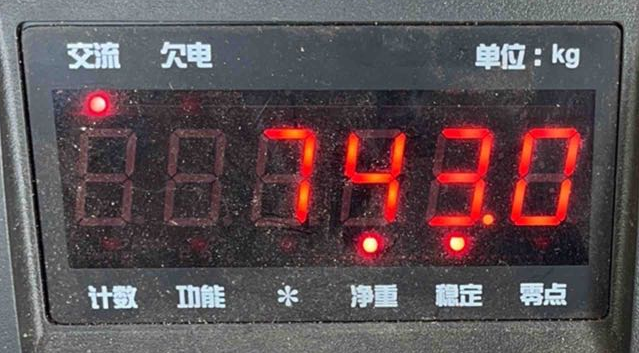
#> input picture ocr/1-1.png, 639 x 353 px
$ python otsu.py
#> lines starting #> are read from the running program, lines starting #| are printed output that depends on the picture; after the words box and inside, x2 and y2 are one past the last pixel; in counts of white or black regions, pixels touching at a corner belong together

import cv2 as cv
from matplotlib import pyplot as plt


def otsu():
    img = cv.imread('ocr/1-1.png')
#> img is the input picture: shape (353, 639, 3); mean B, G, R 82.2, 78.8, 92.6
    img_gray = cv.cvtColor(img, cv.COLOR_BGR2GRAY)
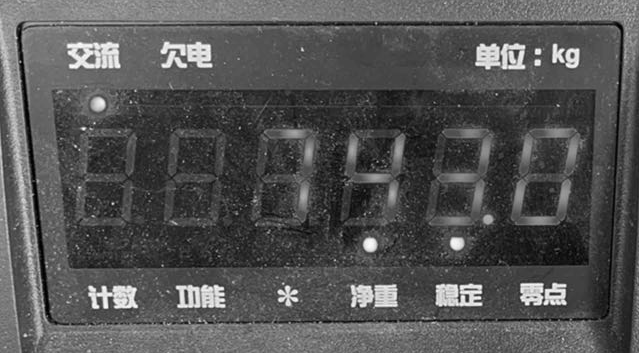
#> img_gray: shape (353, 639); min 0, max 253, mean 83.3
    # global thresholding
    ret1, th1 = cv.threshold(img_gray, 127, 255, cv.THRESH_BINARY)
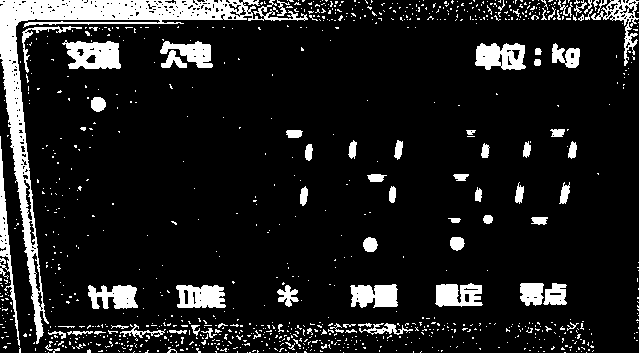
#> th1: shape (353, 639); 11.8% white; 973 white regions (895 under 20 px), largest, box (x1, y1, x2, y2) and area: (0, 0, 308, 344) 9056, (62, 40, 121, 69) 1223, (475, 43, 526, 70) 1026
    # Otsu's thresholding
    ret2, th2 = cv.threshold(img_gray, 0, 255, cv.THRESH_BINARY + cv.THRESH_OTSU)
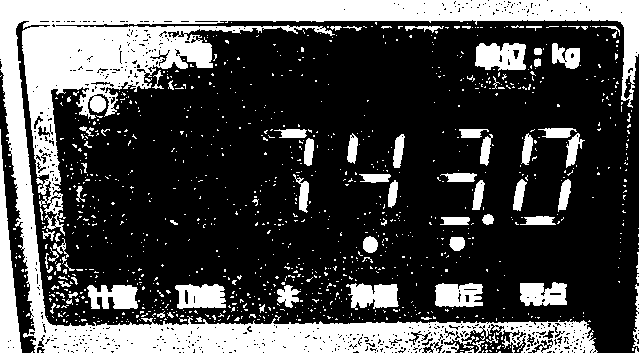
#> th2: shape (353, 639); 29.5% white; 1090 white regions (1009 under 20 px), largest, box (x1, y1, x2, y2) and area: (0, 0, 639, 353) 47068, (0, 129, 22, 353) 2271, (475, 43, 526, 71) 1130
#> ret2 = 97
    # Otsu's thresholding after Gaussian filtering
    # （5,5）为高斯核的大小，0 为标准差
    blur = cv.GaussianBlur(img_gray, (5, 5), 0)
    # 阈值一定要设为 0！
    ret3, th3 = cv.threshold(blur, 0, 255, cv.THRESH_BINARY + cv.THRESH_OTSU)
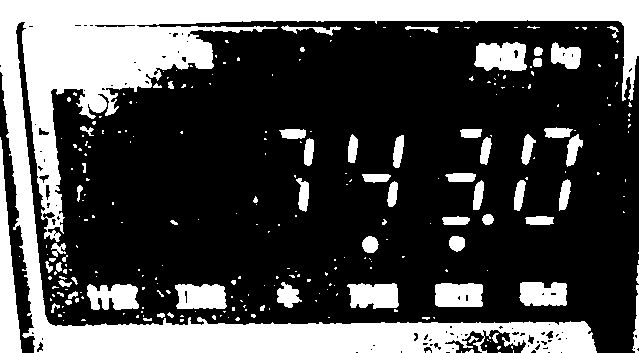
#> th3: shape (353, 639); 29.9% white; 268 white regions (204 under 20 px), largest, box (x1, y1, x2, y2) and area: (0, 0, 639, 353) 49841, (0, 137, 22, 353) 2353, (474, 42, 527, 71) 1245
#> ret3 = 96
    # plot all the images and their histograms
    images = [img_gray, 0, th1,
              img_gray, 0, th2,
              blur, 0, th3]
    titles = ['Original Noisy Image', 'Histogram', 'Global Thresholding (v=127)',
              'Original Noisy Image', 'Histogram', "Otsu's Thresholding",
              'Gaussian filtered Image', 'Histogram', "Otsu's Thresholding"]
    # 这里使用了 pyplot 中画直方图的方法，plt.hist, 要注意的是它的参数是一维数组
    # 所以这里使用了（numpy）ravel 方法，将多维数组转换成一维，也可以使用 flatten 方法
    # ndarray.flat 1-D iterator over an array.
    # ndarray.flatten 1-D array copy of the elements of an array in row-major order.
    for i in range(3):
        plt.subplot(3, 3, i * 3 + 1), plt.imshow(images[i * 3], 'gray')
        plt.title(titles[i * 3]), plt.xticks([]), plt.yticks([])
        plt.subplot(3, 3, i * 3 + 2), plt.hist(images[i * 3].ravel(), 256)
        plt.title(titles[i * 3 + 1]), plt.xticks([]), plt.yticks([])
        plt.subplot(3, 3, i * 3 + 3), plt.imshow(images[i * 3 + 2], 'gray')
        plt.title(titles[i * 3 + 2]), plt.xticks([]), plt.yticks([])
    plt.show()
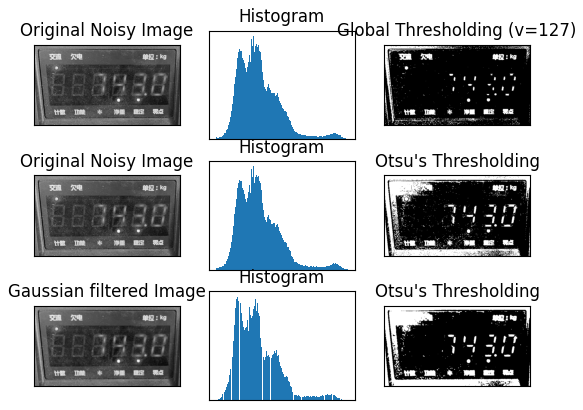
#> figure drawn by matplotlib, 9 panels

otsu()

$ run again, with ocr/1-10.png copied over ocr/1-1.png
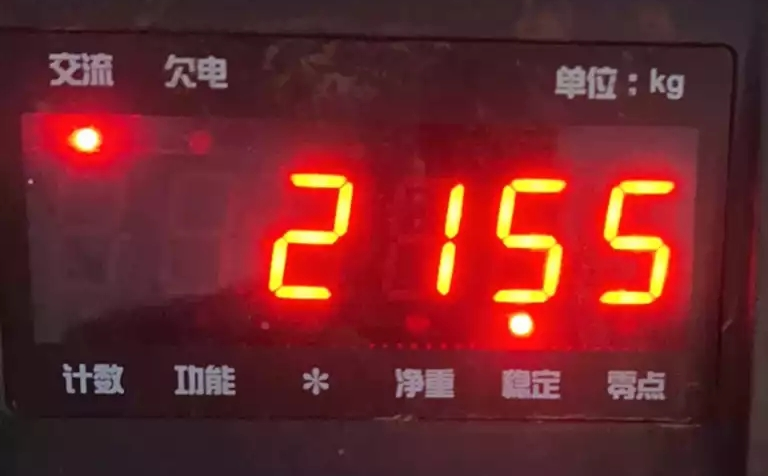
#> input picture ocr/1-10.png, 768 x 476 px
#> in otsu, img is the input picture: shape (476, 768, 3); mean B, G, R 40.8, 38.2, 110.5
#> in otsu, `ret1, th1 = cv.threshold(img_gray, 127, 255, cv.THRESH_BINARY)`:
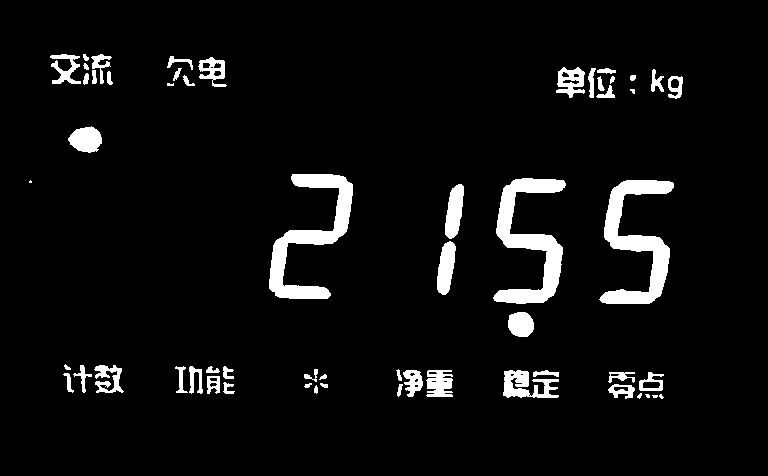
#> th1: shape (476, 768); 5.6% white; 58 white regions (7 under 20 px), largest, box (x1, y1, x2, y2) and area: (493, 178, 566, 304) 3603, (599, 180, 674, 304) 3565, (269, 174, 353, 299) 3490
#> th2: shape (476, 768); 6.3% white; 44 white regions (1 under 20 px), largest, box (x1, y1, x2, y2) and area: (599, 180, 675, 305) 3752, (493, 178, 567, 304) 3746, (268, 173, 353, 300) 3618
#> ret2 = 116
#> in otsu, `ret3, th3 = cv.threshold(blur, 0, 255, cv.THRESH_BINARY + cv.THRESH_OT..`:
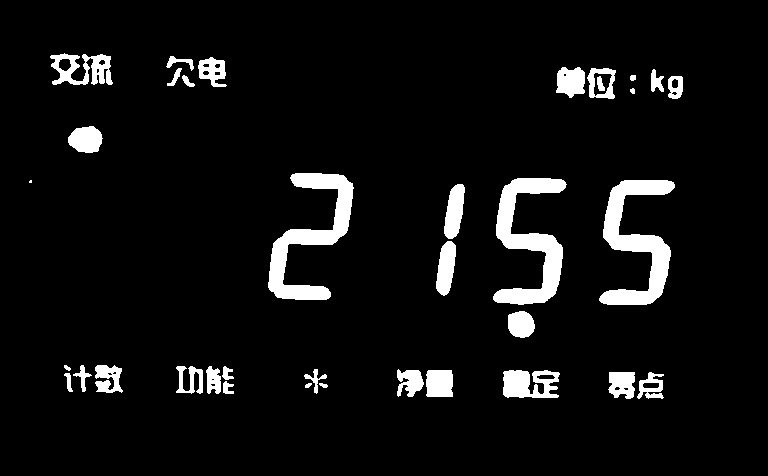
#> th3: shape (476, 768); 6.4% white; 36 white regions (1 under 20 px), largest, box (x1, y1, x2, y2) and area: (599, 180, 675, 305) 3933, (493, 178, 567, 305) 3919, (268, 173, 354, 300) 3834
#> ret3 = 113

$ run again, with ocr/1-11.png copied over ocr/1-1.png
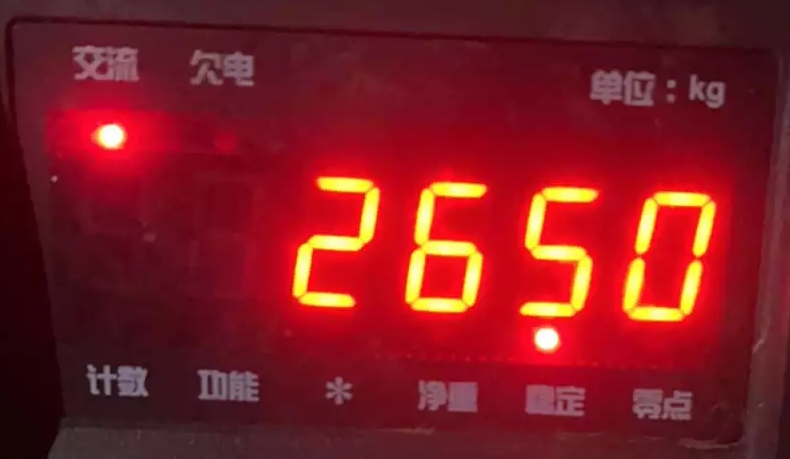
#> input picture ocr/1-11.png, 790 x 459 px
#> in otsu, img is the input picture: shape (459, 790, 3); mean B, G, R 34.9, 27.9, 128.6
#> in otsu, `ret1, th1 = cv.threshold(img_gray, 127, 255, cv.THRESH_BINARY)`:
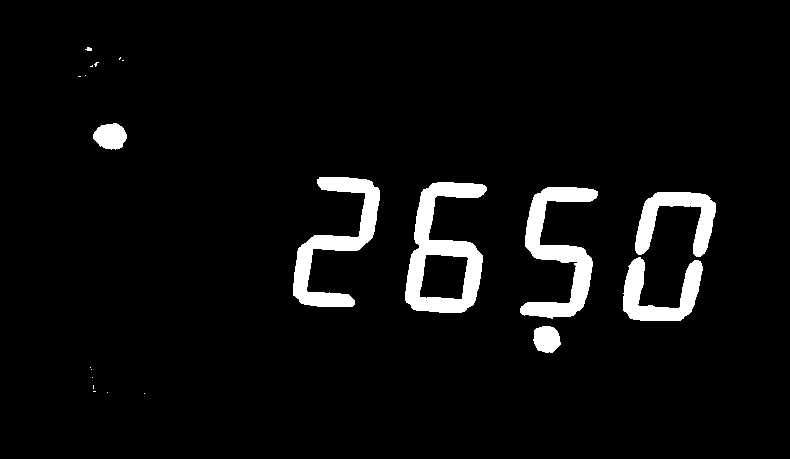
#> th1: shape (459, 790); 5.1% white; 21 white regions (13 under 20 px), largest, box (x1, y1, x2, y2) and area: (405, 182, 487, 313) 4699, (520, 187, 598, 319) 3946, (293, 177, 380, 307) 3763
#> th2: shape (459, 790); 5% white; 8 white regions (1 under 20 px), largest, box (x1, y1, x2, y2) and area: (405, 182, 486, 313) 4623, (520, 187, 598, 318) 3885, (293, 177, 380, 307) 3713
#> ret2 = 132
#> in otsu, `ret3, th3 = cv.threshold(blur, 0, 255, cv.THRESH_BINARY + cv.THRESH_OT..`:
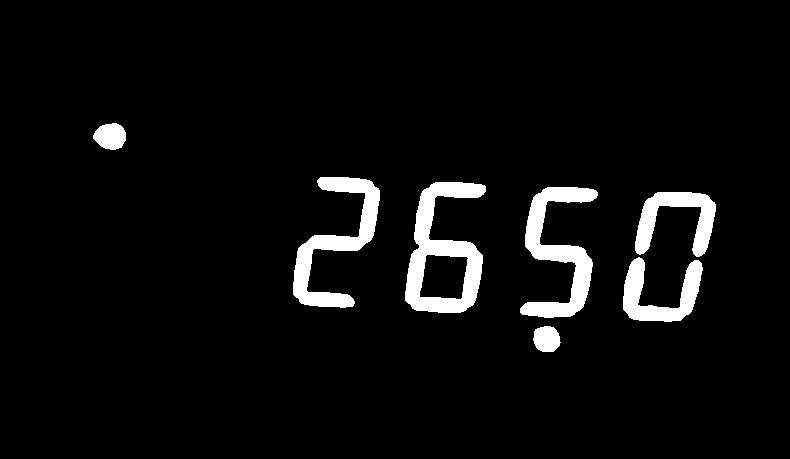
#> th3: shape (459, 790); 5.1% white; 7 white regions, largest, box (x1, y1, x2, y2) and area: (405, 182, 486, 313) 4747, (520, 187, 598, 318) 3969, (293, 177, 380, 308) 3800
#> ret3 = 130

$ run again, with ocr/1-12.png copied over ocr/1-1.png
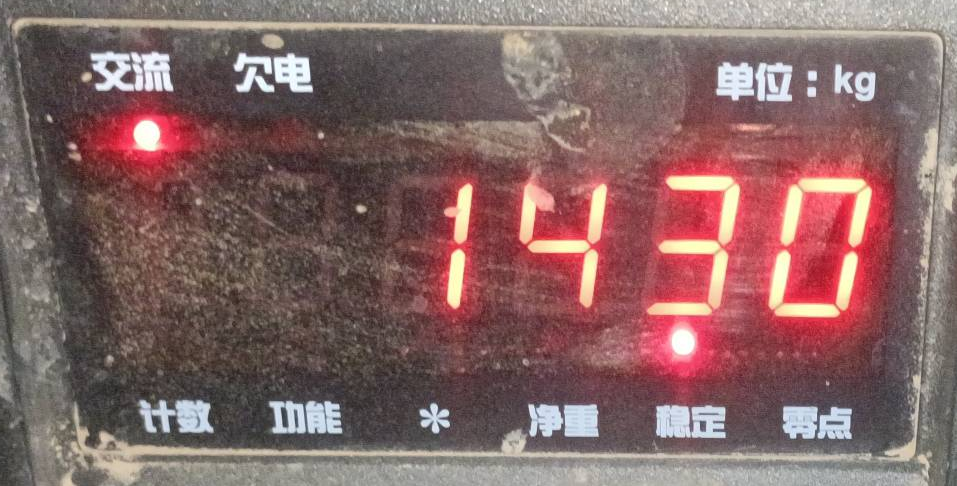
#> input picture ocr/1-12.png, 957 x 486 px
#> in otsu, img is the input picture: shape (486, 957, 3); mean B, G, R 101, 102.2, 133.6
#> in otsu, `ret1, th1 = cv.threshold(img_gray, 127, 255, cv.THRESH_BINARY)`:
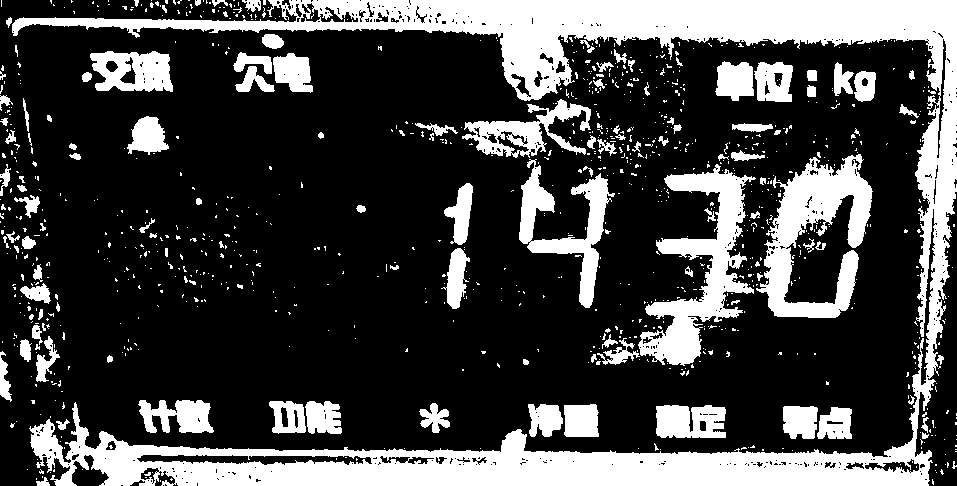
#> th1: shape (486, 957); 26.6% white; 999 white regions (877 under 20 px), largest, box (x1, y1, x2, y2) and area: (12, 0, 957, 486) 67726, (756, 154, 873, 318) 8674, (638, 164, 756, 366) 8502
#> th2: shape (486, 957); 22.6% white; 739 white regions (643 under 20 px), largest, box (x1, y1, x2, y2) and area: (12, 0, 957, 378) 32939, (66, 370, 933, 486) 25748, (646, 173, 752, 365) 6604
#> ret2 = 136
#> in otsu, `ret3, th3 = cv.threshold(blur, 0, 255, cv.THRESH_BINARY + cv.THRESH_OT..`:
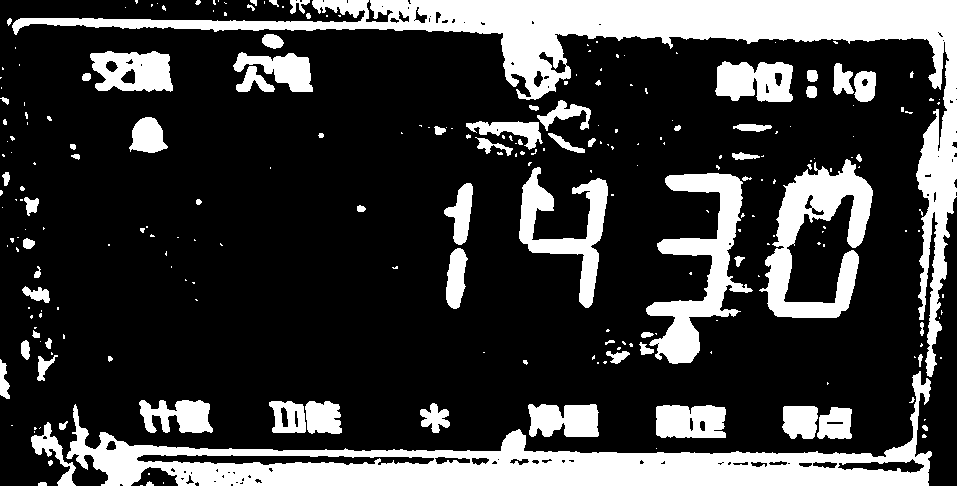
#> th3: shape (486, 957); 23.6% white; 246 white regions (168 under 20 px), largest, box (x1, y1, x2, y2) and area: (12, 0, 957, 377) 34751, (66, 371, 932, 486) 27286, (759, 159, 873, 318) 7681
#> ret3 = 134
